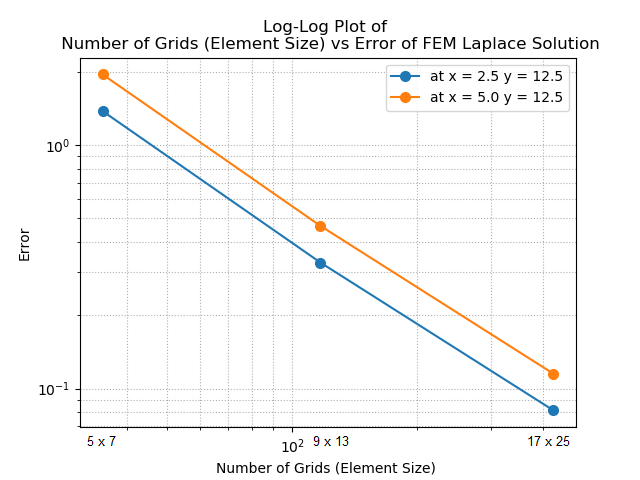

Generate this figure with Python:
'''
Created by: Orvin Demsy
Student ID: B9TM9122

Final assignment is a project for Laplace equation solver based
on finite element method (FEM). Please tackle at least one of the followings.
1. (Minimum) Discuss an order of accuracy of the FEM Laplace equation solver by making a log-log plot of numerical error
 as a function of element size. Definition of the numerical error and element size should be described in your document
 since there are some different definitions.
2. (Standard) Solve the same problem for Neumann boundary condition given in the second exercise of Nov. 1st and show
the nodal equation at the right boundary.
3. (Advanced) Upgrade the program code of FEM for advanced problems by employing nonuniform element size, triangular
element, higher-oder shape function, and so on. Show problem to be solved, result, and modification in the code.
'''

from numpy import *
from matplotlib import pyplot as plt


# The gauss_seidel function is obtain from the given laplace_FEM.py
def gauss_seidel(eps, imax, jmax):
   nmax = imax * jmax  # number of nodes including boundary
   emax = (imax - 1) * (jmax - 1)  # number of elements
   coef = zeros((nmax, nmax), float)  # coefficinets of nodal equations
   rhs = zeros(nmax, float)  # RHS of nodal equations
   ele = zeros((emax, 4), integer)  # set of node indices of element

   # problem setting
   xmax = 10.0
   xmin = 0.0
   ymax = 15.0
   ymin = 0.0
   dx = (xmax - xmin) / (imax - 1)
   dy = (ymax - ymin) / (jmax - 1)
   x = zeros(nmax, float)
   y = zeros(nmax, float)
   T = zeros(nmax, float)

   # definition of nodes
   na = 0
   nb = 0
   ia = []
   ib = []
   for j in range(0, jmax):
      for i in range(0, imax):
         x[na + nb] = xmin + i * dx
         y[na + nb] = ymin + j * dy
         if (i == 0 or j == 0 or i == imax - 1 or j == jmax - 1):  # Dirichlet boundary
            if (j == jmax - 1):
               T[na + nb] = 100.0 * sin(pi * x[na + nb] / (xmax - xmin))
            else:
               T[na + nb] = 0.0
            ib.append(na + nb)  # indices of boundary nodes
            nb += 1  # number of boundary nodes
         else:
            ia.append(na + nb)  # indices of active nodes
            na += 1  # number of active nodes

   # definition of elements as a set of nodes
   ne = 0
   for j in range(0, jmax - 1):
      for i in range(0, imax - 1):
         ele[ne, 0] = i + j * imax  # anti-clockwise order
         ele[ne, 1] = i + 1 + j * imax
         ele[ne, 2] = i + 1 + (j + 1) * imax
         ele[ne, 3] = i + (j + 1) * imax
         ne += 1

   # creating matrix coefficient for nodal equation from element equations
   for ne in range(0, emax):
      n0 = ele[ne, 0]
      n1 = ele[ne, 1]
      n2 = ele[ne, 2]
      n3 = ele[ne, 3]
      # W1=N1
      c0 = -1.0 / 3.0 * (dy / dx + dx / dy)
      c1 = 1.0 / 6.0 * (2.0 * dy / dx - dx / dy)
      c2 = 1.0 / 6.0 * (dy / dx + dx / dy)
      c3 = 1.0 / 6.0 * (-dy / dx + 2.0 * dx / dy)
      coef[n0, n0] += c0
      coef[n0, n1] += c1
      coef[n0, n2] += c2
      coef[n0, n3] += c3
      if (n1 in ib): rhs[n0] += -c1 * T[n1]  # known boundary values to be in RHS
      if (n2 in ib): rhs[n0] += -c2 * T[n2]
      if (n3 in ib): rhs[n0] += -c3 * T[n3]
      # W2=N2
      c0 = 1.0 / 6.0 * (2.0 * dy / dx - dx / dy)
      c1 = -1.0 / 3.0 * (dy / dx + dx / dy)
      c2 = 1.0 / 6.0 * (-dy / dx + 2.0 * dx / dy)
      c3 = 1.0 / 6.0 * (dy / dx + dx / dy)
      coef[n1, n0] += c0
      coef[n1, n1] += c1
      coef[n1, n2] += c2
      coef[n1, n3] += c3
      if (n0 in ib): rhs[n1] += -c0 * T[n0]
      if (n2 in ib): rhs[n1] += -c2 * T[n2]
      if (n3 in ib): rhs[n1] += -c3 * T[n3]
      # W3=N3
      c0 = 1.0 / 6.0 * (dy / dx + dx / dy)
      c1 = 1.0 / 6.0 * (-dy / dx + 2.0 * dx / dy)
      c2 = -1.0 / 3.0 * (dy / dx + dx / dy)
      c3 = 1.0 / 6.0 * (2.0 * dy / dx - dx / dy)
      coef[n2, n0] += c0
      coef[n2, n1] += c1
      coef[n2, n2] += c2
      coef[n2, n3] += c3
      if (n0 in ib): rhs[n2] += -c0 * T[n0]
      if (n1 in ib): rhs[n2] += -c1 * T[n1]
      if (n3 in ib): rhs[n2] += -c3 * T[n3]
      # W4=N4
      c0 = 1.0 / 6.0 * (-dy / dx + 2.0 * dx / dy)
      c1 = 1.0 / 6.0 * (dy / dx + dx / dy)
      c2 = 1.0 / 6.0 * (2.0 * dy / dx - dx / dy)
      c3 = -1.0 / 3.0 * (dy / dx + dx / dy)
      coef[n3, n0] += c0
      coef[n3, n1] += c1
      coef[n3, n2] += c2
      coef[n3, n3] += c3
      if (n0 in ib): rhs[n3] += -c0 * T[n0]
      if (n1 in ib): rhs[n3] += -c1 * T[n1]
      if (n2 in ib): rhs[n3] += -c2 * T[n2]

   # deleting boundary nodes from matrix elements and RHS vector
   A = delete(coef, ib, 0)
   A = delete(A, ib, 1)
   b = delete(rhs, ib, 0)

   itrmax = 1000
   f = zeros(b.size, float)   # initial guess
   for itr in range(0, itrmax):
      err = 0.0
      for n in range(0, b.size):
         new = (-dot(A[n,:],f)+A[n,n]*f[n]+b[n])/A[n,n]
         err = max(abs(f[n]-new),err)
         f[n] = new
      if (err < eps): return f, itr, A, b

   return f, itrmax, A, b

# Generate approximate value with grid 5 x 7,
imax1 = 5 # including boundary
jmax1 = 7 # including boundary
eps = 1e-8
f1, itr1, A1, b1 = gauss_seidel(eps, imax1, jmax1)

# Print the approximate result
# print("\nThe approximation solution of Laplace Equation by FEM with grid 5 x 7: \n", f1)

# Matching the values of f with table 12.7 in page 751,
# it is inferred that at x = 2.5 and y = 12.5 the approximate value is 30.8511

# The error at (2.5, 12.5) and (5.0, 12.5) in regard to grid will be observed.
exact1 = 32.229780
exact2 = 45.579791
print("The exact value at (2.5, 12.5) is :", exact1)
print("The exact value at (5.0, 12.5) is :", exact1)

# The error at (2.5, 12.5) with grid 5 x 7 is
print("\nThe approx value at (2.5, 12.5) with grid 5 x 7 is: ", f1[12])
print("The error at (2.5, 12.5) is", abs(exact1-f1[12]))

# The error at (5.0, 12.5) with grid 5 x 7 is
print("\nThe approx value at (5.0, 12.5) with grid 5 x 7 is: ", f1[13])
print("The error at (5.0, 12.5) is", abs(exact2-f1[13]))

# ======================================================================
# Generate approximate value with grid 9 x 13
imax2 = 9 # including boundary
jmax2 = 13 # including boundary
f2, itr2, A2, b2 = gauss_seidel(eps, imax2, jmax2)

# Print the approximate result
# print("\nThe approximation solution of Laplace Equation by FEM with grid 9 x 13: \n", f2)

# The error at (2.5, 12.5) with grid 9 x 13 is
print("\nThe approx value at (2.5, 12.5) with grid 9 x 13 is: ", f2[64])
print("The error at (2.5, 12.5) is", abs(exact1-f2[64]))

# The error at (5.0, 12.5) with grid 9 x 13 is
print("\nThe approx value at (5.0, 12.5) with grid 9 x 13 is: ", f2[66])
print("The error at (5.0, 12.5) is", abs(exact2-f2[66]))
# ======================================================================
# Generate approximate value with grid 17 x 25
imax3 = 17 # including boundary
jmax3 = 25 # including boundary
f3, itr3, A3, b3 = gauss_seidel(eps, imax3, jmax3)

# Print the approximate result
# print("\nThe approximation solution of Laplace Equation by FEM with grid 17 x 25: \n", f3)

# The error at (2.5, 12.5) with grid 9 x 13 is
print("\nThe approx value at (2.5, 12.5) with grid 17 x 25 is: ", f3[288])
print("The error at (2.5, 12.5) is", abs(exact1-f3[288]))

# The error at (5.0, 12.5) with grid 9 x 13 is
print("\nThe approx value at (5.0, 12.5) with grid 17 x 25 is: ", f3[292])
print("The error at (5.0, 12.5) is", abs(exact2-f3[292]))
# ======================================================================
# Creating plot
# For (2.5, 12.5)
num_error1 = [abs(exact1-f1[12]), abs(exact1-f2[64]), abs(exact1-f3[288])]
elem_size1 = [(imax1*jmax1), (imax2*jmax2), (imax3*jmax3)]

# For (5.0, 12.5)
num_error2 = [abs(exact2-f1[13]), abs(exact2-f2[66]), abs(exact2-f3[292])]
elem_size2 = [(imax1*jmax1), (imax2*jmax2), (imax3*jmax3)]
#
plt.figure()
plt.title('Log-Log Plot of \n Number of Grids (Element Size) vs Error of FEM Laplace Solution')
plt.xlabel('Number of Grids (Element Size) ')
plt.ylabel('Error')
plt.loglog(elem_size1, num_error1, basex=10, basey=10, marker='o', markersize='7')
plt.loglog(elem_size2, num_error2, basex=10, basey=10, marker='o', markersize='7')
# plt.loglog(no_grid, time_GE, basex=10, basey=10, marker='x', markersize='7')
plt.gca().legend(('at x = 2.5 y = 12.5','at x = 5.0 y = 12.5'))
plt.grid(True, which='both', ls=':')

plt.show()
